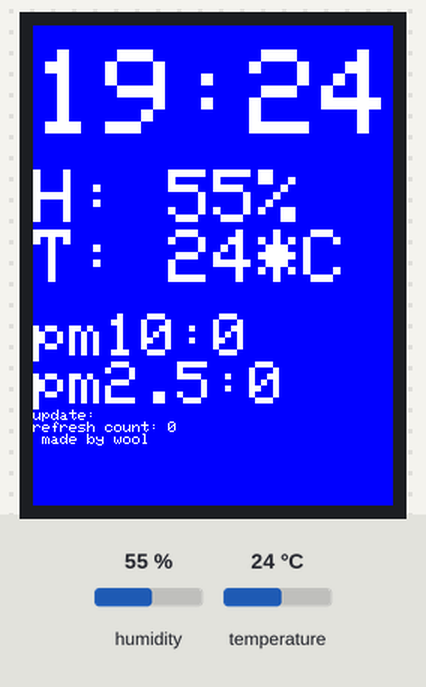
A sketch run on a simulated Arduino MKR. On the bench: 240×320 colour display. The inputs (shaded band) are chosen by the test bench; at power-on: humidity 55 %, temperature 24 °C. WiFi joins after 1.5 s; servers stay silent unless stated; uploads are accepted with an empty reply; the local clock reads 2024-03-15 10:24:30 at power-on unless the sketch sets it; what the sketch prints to the serial monitor is not drawn.

Above: at 42.9 s.
At 63.0 s:
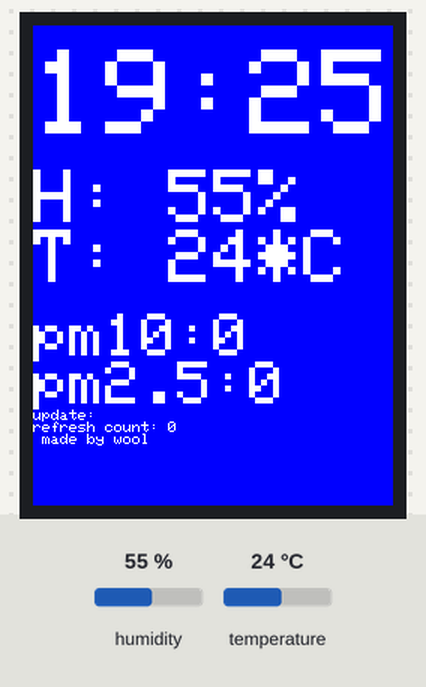
At 103.2 s:
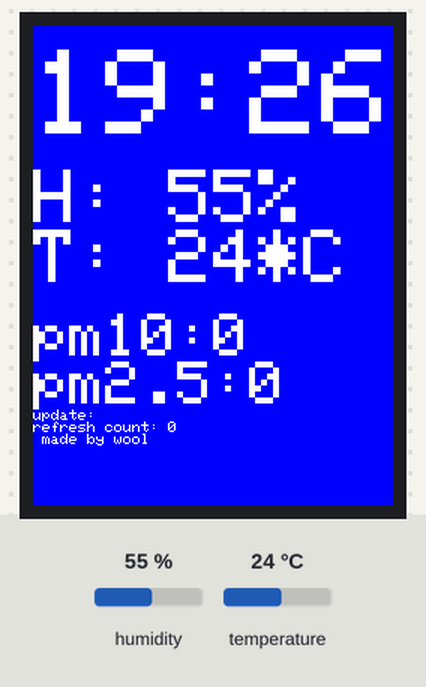

The sketch:

dust08.ino
```cpp
#include <SPI.h>
#include <WiFi101.h>
#include <WiFiUdp.h>
#include <RTCZero.h>
#include <Adafruit_GFX.h>
#include <Adafruit_ILI9341.h>
#include <DHT.h>
#include <Wire.h>

RTCZero rtc;
WiFiClient client;

///////please enter your sensitive data in the Secret tab/arduino_secrets.h
char ssid[] = "";        // your network SSID (name)
char pass[] = "";    // your network password (use for WPA, or use as key for WEP)
int keyIndex = 0;            // your network key Index number (needed only for WEP)

int status = WL_IDLE_STATUS;

char server[] = "openapi.airkorea.or.kr";

#define APIKEY    "Eil%2FNLlWOP4UfsTvE%2B4DJQaZyjekaA%3D%3D"
#define CITY    "신풍동"//"신풍동"
#define VERSION    "1.3"

const int reconnect_wifi_Interval = 3; // 10 minutes
const long refresh_lcd_Interval = 20L * 1000L; // 20 seconds

const int GMT = 9; //change this to adapt it to your time zone

long count = 0;

// For MKR1000
#define TFT_MISO 10 // SDO/MISO
#define TFT_CLK 9 // SCK
#define TFT_MOSI 8 // SDI/MOSI
#define TFT_DC 7 // DC/RS
#define TFT_CS 6 // CS
#define TFT_RST 5 // RESET
//LED - vcc(3.3V)

Adafruit_ILI9341 tft = Adafruit_ILI9341(TFT_CS, TFT_DC, TFT_MOSI, TFT_CLK, TFT_RST, TFT_MISO);

#define DHTPIN 2
#define DHTTYPE DHT11
DHT dht(DHTPIN,DHTTYPE);

String tft_datatime = "";
String tft_pm10value = "";
String tft_pm25value = "";

int pm10 = 0;
int pm25 = 0;

int time_h = 0;
int time_m = 0;

void setup() {
  //Initialize serial and wait for port to open:
  Serial.begin(9600);

  // check for the presence of the shield:
  if (WiFi.status() == WL_NO_SHIELD) {
    Serial.println("WiFi shield not present");
    // don't continue:
    while (true);
  }

  rtc.begin();

  wificonnent();

  dustRequest();

  /////// tft lcd ///////////////////
  tft.begin();

  // read diagnostics (optional but can help debug problems)
  uint8_t x = tft.readcommand8(ILI9341_RDMODE);
  Serial.print("Display Power Mode: 0x"); Serial.println(x, HEX);
  x = tft.readcommand8(ILI9341_RDMADCTL);
  Serial.print("MADCTL Mode: 0x"); Serial.println(x, HEX);
  x = tft.readcommand8(ILI9341_RDPIXFMT);
  Serial.print("Pixel Format: 0x"); Serial.println(x, HEX);
  x = tft.readcommand8(ILI9341_RDIMGFMT);
  Serial.print("Image Format: 0x"); Serial.println(x, HEX);
  x = tft.readcommand8(ILI9341_RDSELFDIAG);
  Serial.print("Self Diagnostic: 0x"); Serial.println(x, HEX);

  Serial.println(F("Benchmark                Time (microseconds)"));
  delay(10);
  Serial.println(F("Screen fill              "));
  //Serial.println(testFillScreen());
  delay(500);
}

void loop() {

  time_h = rtc.getHours() + GMT;
  time_m = rtc.getMinutes();

  if(time_h >24){
    time_h = time_h - 24;
  }
  Serial.print(time_h);
  Serial.print(":");
  Serial.println(time_m);

  if(time_m % reconnect_wifi_Interval == 0) {

    wificonnent();

    dustRequest();

    delay(30000);

  }

  float h = dht.readHumidity();
  float t = dht.readTemperature();
  // Read temperature as Fahrenheit (isFahrenheit = true)
  float f = dht.readTemperature(true);

  pm10 = tft_pm10value.toInt();
  pm25 = tft_pm25value.toInt();

  if(pm10 > 100 || pm25 > 50) {
    tft.fillScreen(ILI9341_RED);
  }
  else if(pm10 > 50 || pm25 > 25) {
    tft.fillScreen(ILI9341_ORANGE);
  }
  else if(pm10 > 30 || pm25 > 15) {
    tft.fillScreen(ILI9341_GREEN);
  }
  else {
    tft.fillScreen(ILI9341_BLUE);
  }

  tft.setRotation(0); //0~3
  tft.setCursor(0, 0);
  tft.setTextColor(ILI9341_WHITE);

  tft.setTextSize(2);
  tft.println(" ");

  tft.setTextSize(8);
  if(time_h < 10) {
    tft.print("0");
  }
  tft.print(time_h);
  tft.print(":");
  if(time_m < 10) {
    tft.print("0");
  }
  tft.println(time_m);

  tft.setTextSize(2);
  tft.println(" ");

  tft.setTextSize(5);

  tft.print("H: ");
  tft.print(int(h));
  tft.println("%");
  tft.print("T: ");
  tft.print(int(t));
  tft.println("*C ");

  tft.setTextSize(2);
  tft.println(" ");

  tft.setTextSize(4);
  tft.print("pm10:");
  tft.println(pm10);
  tft.print("pm2.5:");
  tft.println(pm25);

  tft.setTextSize(1);
  tft.print("update: ");
  tft.println(tft_datatime);

  tft.print("refresh count: ");
  tft.println(count);
  tft.print(" made by wool");

  //end and disconnect wifi
  client.stop();
  WiFi.end();

  status = WiFi.status();

  delay(refresh_lcd_Interval);

  Serial.println("--------------------------------------");

}

void wificonnent() {

  // attempt to connect to WiFi network:
  while ( status != WL_CONNECTED) {
    Serial.print("Attempting to connect to SSID: ");
    Serial.println(ssid);
    // Connect to WPA/WPA2 network. Change this line if using open or WEP network:
    status = WiFi.begin(ssid, pass);

    // wait 10 seconds for connection:
    delay(10000);
  }
  // you're connected now, so print out the status:
  printWiFiStatus();

  get_time();

}


// this method makes a HTTP connection to the server:
void dustRequest() {
  // close any connection before send a new request.
  // This will free the socket on the WiFi shield
  client.stop();

  // if there's a successful connection:
  if (client.connect(server, 80)) {
    Serial.println("connecting...");
    // send the HTTP PUT request:
    client.print(F("GET /openapi/services/rest/ArpltnInforInqireSvc/getMsrstnAcctoRltmMesureDnsty?stationName="));
    client.print(CITY);
    client.print(F("&dataTerm=daily&pageNo=1&numOfRows=1&ServiceKey="));
    client.print(APIKEY);
    client.print(F("&ver="));
    client.print(VERSION);
    client.print(F(" HTTP/1.1\r\n"));
    client.println("Host: openapi.airkorea.or.kr");
    client.println("Connection: close");
    client.println();

    // note the time that the connection was made:
    //lastConnectionTime = millis();
  }
  else {
    // if you couldn't make a connection:
    Serial.println("connection failed");
  }

  while(!client.available()) {
  }

  int i = 0;
  while (client.available()) {
    i++;
    String line = client.readStringUntil('\n');

    int datatime= line.indexOf("</dataTime>");

    if(datatime>0){
      Serial.println("-----------------------------");
      String tmp_str="<dataTime>";
      String wt_datatime = line.substring(line.indexOf(tmp_str)+tmp_str.length(),datatime);
      Serial.print("datetime : ");
      Serial.println(wt_datatime);
      tft_datatime = wt_datatime;
    }

    int pm10value= line.indexOf("</pm10Value>");

    if(pm10value>0){
      String tmp_str="<pm10Value>";
      String wt_pm10value = line.substring(line.indexOf(tmp_str)+tmp_str.length(),pm10value);
      Serial.print("pm10 value : ");
      Serial.println(wt_pm10value);
      tft_pm10value = wt_pm10value;
    }

    int pm25value= line.indexOf("</pm25Value>");

    if(pm25value>0){
      String tmp_str="<pm25Value>";
      String wt_pm25value = line.substring(line.indexOf(tmp_str)+tmp_str.length(),pm25value);
      Serial.print("pm25 value : ");
      Serial.println(wt_pm25value);
      count++;
      Serial.println(count);
      tft_pm25value = wt_pm25value;
    }

  }
}

void printWiFiStatus() {
  // print the SSID of the network you're attached to:
  Serial.print("SSID: ");
  Serial.println(WiFi.SSID());

  // print your WiFi shield's IP address:
  IPAddress ip = WiFi.localIP();
  Serial.print("IP Address: ");
  Serial.println(ip);

  // print the received signal strength:
  long rssi = WiFi.RSSI();
  Serial.print("signal strength (RSSI):");
  Serial.print(rssi);
  Serial.println(" dBm");
}

void get_time() {

  unsigned long epoch;
  int numberOfTries = 0, maxTries = 6;
  do {
    epoch = WiFi.getTime();
    numberOfTries++;
  }
  while ((epoch == 0) && (numberOfTries < maxTries));

  if (numberOfTries > maxTries) {
    Serial.print("NTP unreachable!!");
    while (1);
  }
  else {
    Serial.print("Epoch received: ");
    Serial.println(epoch);
    rtc.setEpoch(epoch);

    Serial.println();
  }
}
```

Measured:
- what the display in image 0 shows lasts 20.1 s, from 42.8 s to 62.9 s
- what the display in image 1 shows lasts 40.3 s, from 62.9 s to 103.2 s
